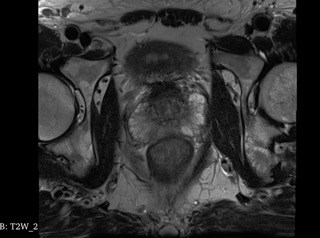
#> input picture image.jpeg, 320 x 238 px, found by its file name
$ python TASK1.py
#> lines starting #> are read from the running program, lines starting #| are printed output that depends on the picture; after the words box and inside, x2 and y2 are one past the last pixel; in counts of white or black regions, pixels touching at a corner belong together
import cv2
import matplotlib.pyplot as plt

#LOADING THE IMAGES TAKEN FROM 3D Slicer
image = cv2.imread('/Users/siddhantagarwal/Desktop/image.jpeg')
#> image is the input picture: shape (238, 320, 3); min 0, max 255, mean 47.2
mask = cv2.imread('/Users/siddhantagarwal/Desktop/mask.jpeg')
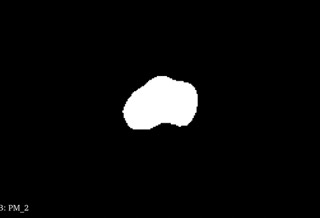
#> input picture mask.jpeg, 320 x 218 px, found by its file name
#> mask is the input picture: shape (218, 320, 3); min 0, max 255, mean 11.2

#RESIZING IMAGE TO MAKE SURE IMAGE DIMENSIONS ARE THE SAME
image = cv2.resize(image, (320, 218))
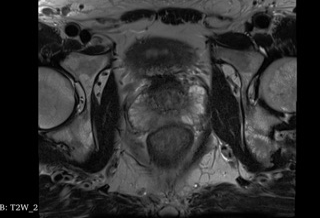
#> image: shape (218, 320, 3); min 0, max 255, mean 47.1
print(image.shape, mask.shape)
#| (218, 320, 3) (218, 320, 3)

#FINDING CONTOURS IN IMAGE
img_gray = cv2.cvtColor(mask, cv2.COLOR_BGR2GRAY)
ret, thresholded = cv2.threshold(img_gray, 150, 255, cv2.THRESH_BINARY)
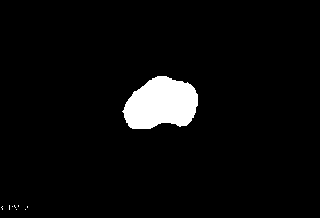
#> thresholded: shape (218, 320); 4.3% white; 9 white regions (8 under 20 px)

contours, hierarchy = cv2.findContours(thresholded, cv2.RETR_EXTERNAL, cv2.CHAIN_APPROX_NONE)
#> contours = 9 contours, 8 with area under 20; largest, box (x1, y1, x2, y2) and area: (122, 76, 198, 129) 2896

#ONLY KEEPING THE LARGEST CONTOUR (THE MASK)
contours = sorted(contours, key = cv2.contourArea, reverse = True)[:1]
#> contours = 1 contour; box (x1, y1, x2, y2) and area: (122, 76, 198, 129) 2896

#MAKING A COPY OF THE PROSTATE IMAGE
image_copy = image.copy()

#DRAWING CONTOUR (MASK) ON IMAGE
#> (the run stopped early here; a loop or call above may not have finished)
